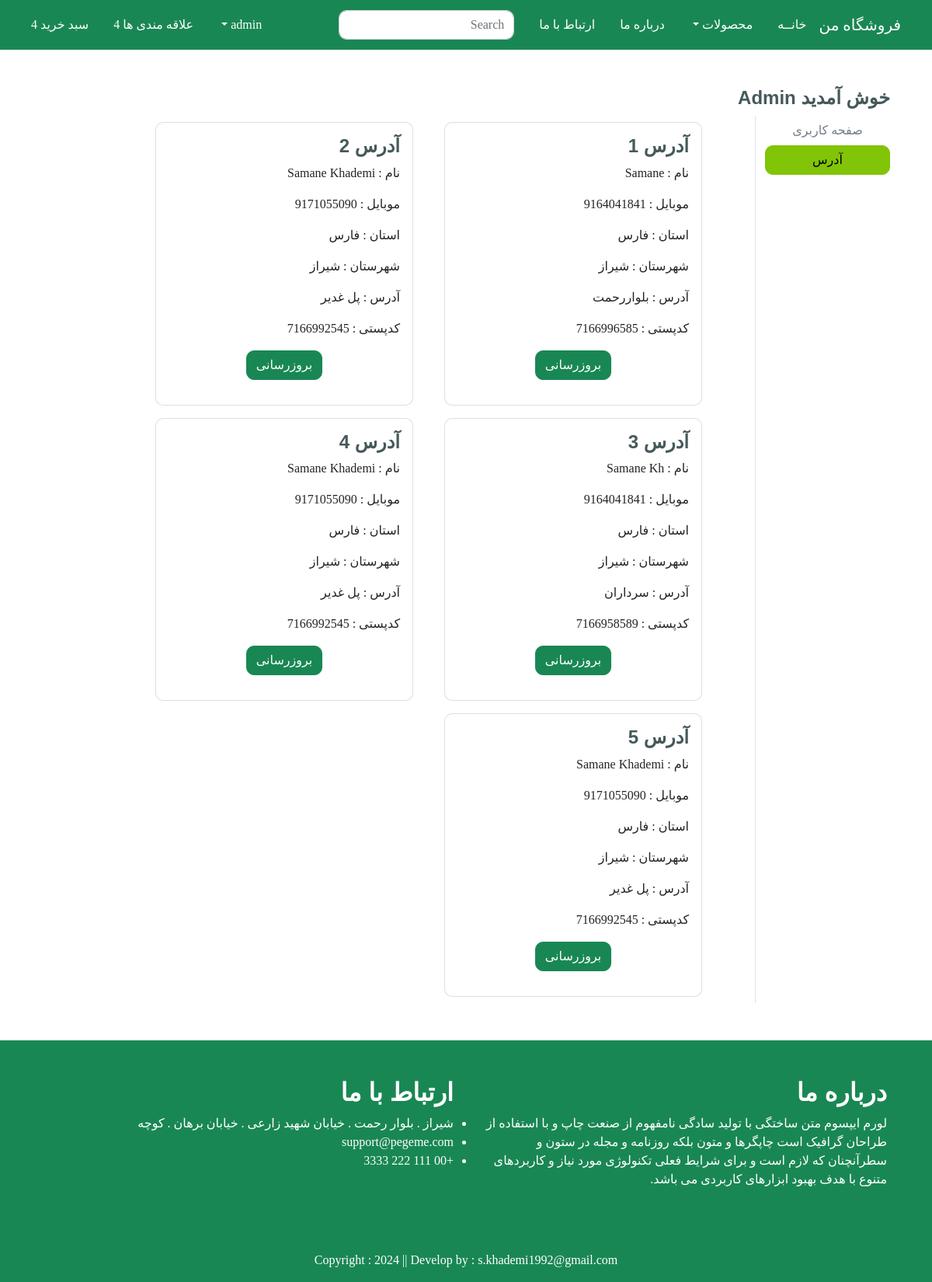
The page /address/ (signed in) on the database its author committed.
### app/models.py (models this page shows, shortened)
class Customer(models.Model):
    user = models.ForeignKey(User, on_delete=models.CASCADE)
    name = models.CharField(max_length=200)
    mobile = models.IntegerField(default=0)
    state = models.CharField(max_length=50)
    city = models.CharField(max_length=50)
    locality = models.CharField(max_length=200)
    zipcode = models.IntegerField()

### app/views.py (the view)
# urls.py: path('address/', views.address, name='address'),
def address(request):
    add = Customer.objects.filter(user=request.user)
    return render(request, 'app/address.html', locals())

### app/templates/app/address.html (shortened to what this page needs)
{% extends 'app/base.html' %}
{% load static %}
{% block main-content %}
<div class="container my-5">
    <div class="row">
        <h4><span class="text-capitalize">خوش آمدید {{ request.user }}</span></h4>
        <div class="col-sm-2 border-start">
            <ul class="list-unstyled">
                <li class="d-grid"><a href="{% url 'profile' %}" class="btn">صفحه کاربری</a></li>
                <li class="d-grid"><a href="{% url 'address' %}" class="btn btn-primary">آدرس</a></li>
            </ul>
        </div>
        <div class="col-sm-8 offset-sm-1 mx-5">
            <div class="row">
                {% for ad in add %}
                <div class="col-sm-6">
                    <div class="card m-2">
                        <div class="card-body">
                            <h4>آدرس {{ forloop.counter }}</h4>
                            <p>نام : {{ ad.name }}</p>
                            <p>موبایل : {{ ad.mobile }}</p>
                            <p>استان : {{ ad.state }}</p>
                            <p>شهرستان : {{ ad.city }}</p>
                            <p>آدرس : {{ ad.locality }}</p>
                            <p>کدپستی : {{ ad.zipcode }}</p>
                            <p class="text-center"><a href="{% url 'updateAddress' pk=ad.id %}" type="button" class="btn btn-success">بروزرسانی</a></p>
                        </div>
                    </div>
                </div>
                {% endfor %}
            </div>
        </div>
    </div>
</div>
{% endblock main-content %}

### app/templates/app/base.html (shortened to what this page needs)
<!DOCTYPE html>
{% load static %}
<html lang="fa" dir="rtl">
<head>
    <link href="https://cdn.jsdelivr.net/npm/bootstrap@5.3.3/dist/css/bootstrap.min.css" rel="stylesheet">
    <link rel="stylesheet" href="{% static 'app/css/all.min.css' %}">
    <link rel="stylesheet" href="{% static 'app/css/owl.carousel.min.css' %}">
    <link rel="stylesheet" href="{% static 'app/css/style.css' %}">
    <link rel="stylesheet" href="{% static 'app/css/font-awesome.min.css' %}">
    <link rel="stylesheet" href="{% static 'app/css/responsive.css' %}">
    <link rel="stylesheet" href="{% static 'app/css/bootstrap.min.css' %}">
</head>
<body class="font" dir="rtl">
    <nav class="navbar sticky-top navbar-expand-lg navbar-dark bg-success">
        <div class="container-fluid my-1">
            <a class="navbar-brand" href="{% url 'home' %}">فروشگاه من</a>
            <div class="collapse navbar-collapse" id="navbarSupportedContent">
                <ul class="navbar-nav mb-2 mb-lg-0">
                    <li class="nav-item mx-2">
                        <a class="nav-link active" aria-current="page" href="{% url 'home' %}">خانــه</a>
                    </li>
                    <li class="nav-item dropdown mx-2">
                        <a class="nav-link dropdown-toggle text-white" href="#" role="button" data-bs-toggle="dropdown" aria-expanded="false">محصولات </a>
                    </li>
                    <li class="nav-item mx-2">
                        <a class="nav-link text-white" href="{% url 'about' %}">درباره ما</a>
                    </li>
                    <li class="nav-item mx-2">
                        <a class="nav-link text-white" href="{% url 'contact' %}">ارتباط با ما</a>
                    </li>
                </ul>
                <form class="d-flex mx-2" role="search">
                    <input class="form-control me-2" type="search" placeholder="Search" aria-label="Search">
                    <button class="btn btn-outline-success" type="submit">جستجو</button>
                </form>
            </div>
            <div>
                <ul class="navbar-nav me-auto mb-2 mb-lg-0">
                    {% if user.is_authenticated %}
                    <li class="nav-item dropdown mx-2">
                        <a class="nav-link dropdown-toggle text-white" href="#" id="profileDropdown" role="button" data-bs-toggle="dropdown" aria-expanded="false">{{ request.user.username }} </a>
                    </li>
                    {% endif %}
                    <li class="nav-item mx-2">
                        <a href="#" class="nav-link text-white">علاقه مندی ها 4</a>
                    </li>
                    <li class="nav-item mx-2">
                        <a href="#" class="nav-link text-white">سبد خرید 4</a>
                    </li>
                </ul>
            </div>
        </div>
    </nav>
{% block main-content %}{% endblock main-content %}
	<div class="text-white bg-success py-5">
		<div class="container">
			<div class="row">
				<div class="col-lg-6 col-md-6 px-3">
					<div class="about-widget">
						<h2 class="fs-sm-1 text-white">درباره ما</h2>
						<p>
                            لورم ایپسوم متن ساختگی با تولید سادگی نامفهوم از صنعت چاپ و با استفاده از طراحان گرافیک است چاپگرها و متون بلکه روزنامه و مجله در ستون و سطرآنچنان که لازم است و برای شرایط فعلی تکنولوژی مورد نیاز و کاربردهای متنوع با هدف بهبود ابزارهای کاربردی می باشد.
                        </p>
					</div>
				</div>
				<div class="col-lg-6 col-md-6 px-3">
					<div class="footer-box get-in-touch">
						<h2 class="widget-title text-white">ارتباط با ما</h2>
						<ul>
							<li>شیراز . بلوار رحمت . خیابان شهید زارعی . خیابان برهان . کوچه</li>
							<li>support@pegeme.com</li>
							<li>+00 111 222 3333</li>
						</ul>
					</div>
				</div>
			</div>
		</div>
	</div>
    <footer class="py-3 bg-success col-lg-12 col-md-12">
        <div class="container">
            <p class="m-0 text-center text-white">Copyright : 2024 || Develop by : s.khademi1992@gmail.com</p>
        </div>
    </footer>
</body>
</html>

### app/static/app/css/style.css (style rules this page uses)
* { margin: 0; padding: 0; box-sizing: border-box; }
.font { font-family: font; }

### rows shown on the page
Customer: name "Samane", mobile "9164041841", state "فارس", city "شیراز", locality "بلواررحمت", zipcode "7166996585"
Customer: name "Samane Khademi", mobile "9171055090", state "فارس", city "شیراز", locality "پل غدیر", zipcode "7166992545"
Customer: name "Samane Kh", mobile "9164041841", state "فارس", city "شیراز", locality "سرداران", zipcode "7166958589"
Customer: name "Samane Khademi", mobile "9171055090", state "فارس", city "شیراز", locality "پل غدیر", zipcode "7166992545"
Customer: name "Samane Khademi", mobile "9171055090", state "فارس", city "شیراز", locality "پل غدیر", zipcode "7166992545"

### other values the page prints
{{ request.user.username }} "admin"
{{ request.user }} "Admin"
